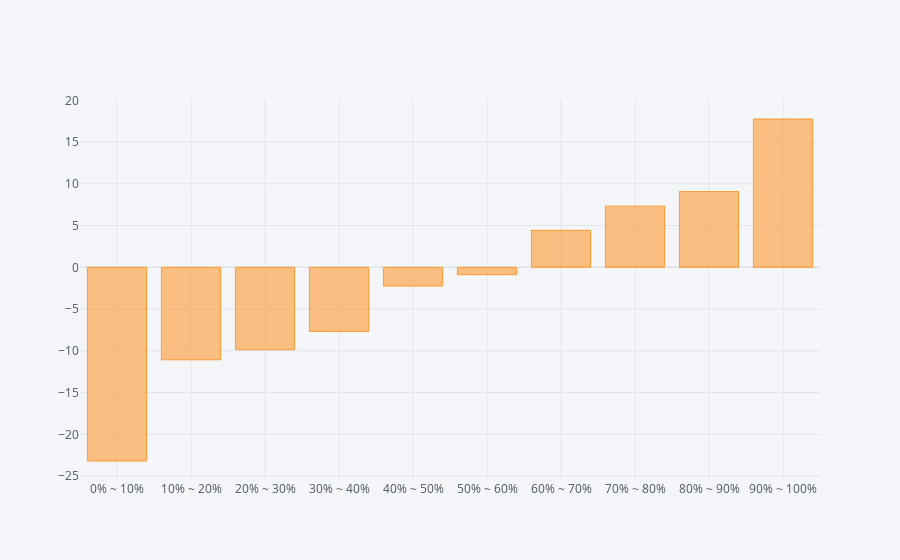

Notebook source saved alongside this figure:
### Code cell
def max_drawdown(prices):
    # 計算累計的最大值
    cumulative_max = prices.cummax()
    # 計算回撤 (Drawdown)
    drawdown = (prices - cumulative_max) / cumulative_max
    # 計算最大回撤 (MDD)
    mdd = drawdown.min()
    return mdd
def show_bt(bt_ret):
    display(pd.concat({"CAGR(%)":bt_ret.mean() * 252,
            'Sharpe' : bt_ret.mean() / bt_ret.std()*252**0.5,
            'Calmar':bt_ret.calmar(),
            'MDD(%)' : bt_ret.max_drawdown()*100,
            '單利MDD(%)' : max_drawdown(bt_ret.cumsum().add(1))*100,
            '樣本勝率(%)' : bt_ret.apply(lambda X:((X.dropna()>0).sum() / X.dropna().shape[0])*100),
            '周勝率(%)' : bt_ret.apply(lambda X:((X.dropna().add(1).resample('W').prod().sub(1)>0).sum() / X.dropna().add(1).resample('W').prod().sub(1).dropna().shape[0])*100),
            '月勝率(%)' : bt_ret.apply(lambda X:((X.dropna().add(1).resample('ME').prod().sub(1)>0).sum() / X.dropna().add(1).resample('ME').prod().sub(1).shape[0])*100),
            '年勝率(%)' : bt_ret.apply(lambda X:((X.dropna().add(1).resample('YE').prod().sub(1)>0).sum() / X.dropna().add(1).resample('YE').prod().sub(1).shape[0])*100),
            'avg_win/avg_loss' : bt_ret.apply(lambda X:(X[X > 0].mean() / abs(X[X < 0].mean()))),
            'profit_factor' : bt_ret.profit_factor(),
            },axis = 1).round(2))
def backtest_factor(factor:pd.DataFrame,exp_ret:pd.DataFrame,rank_range_n:int = 10,start_date:str = '2015-01-01'):
    factor_rank = factor.rank(axis = 1,pct = True,method = 'first')

    IC_Se = factor.corrwith(exp_ret,axis=1,method='spearman').sort_index().loc[start_date:]
    print(f'IC_mean:{round(IC_Se.mean(),4)}')
    print(f'IC_IR:{round(IC_Se.mean()/IC_Se.std(),4)}')

    bt = pd.concat({f'{int(((_/rank_range_n)*100))}% ~ {int((_+1)/rank_range_n*100)}%':exp_ret[(factor_rank>_/rank_range_n) & (factor_rank<=(_+1)/rank_range_n)].mean(axis = 1) - exp_ret.mean(axis=1) for _ in tqdm.tqdm(range(rank_range_n))}, axis = 1).dropna(how = 'all')
    bt = bt.loc[start_date:]
    if (bt.iloc[:,-1] - bt.iloc[:,0]).add(1).prod() > 1:
        bt['LS_ret'] = bt.iloc[:,-1] - bt.iloc[:,0]
    else:
        bt['LS_ret'] = bt.iloc[:,0] - bt.iloc[:,-1]
    show_bt(bt)

    (bt.drop(columns='LS_ret').loc[start_date:].cagr()*100).iplot(kind = 'bar')
backtest_factor(factor,CacheHandler['Adj_Close'].shift(-2) / CacheHandler['Adj_Close'].shift(-1) -1 ,rank_range_n = 10,start_date = '2020-01-01')

### Figure 1 — Plotly figure (JSON) as saved in the notebook; plotly's stock layout.template omitted (floating-point values rounded to 4 significant figures)
{"data": [{"marker": {"color": "rgba(255, 153, 51, 0.6)", "line": {"color": "rgba(255, 153, 51, 1.0)", "width": 1}}, "name": "None", "orientation": "v", "text": "", "type": "bar", "x": ["0% ~ 10%", "10% ~ 20%", "20% ~ 30%", "30% ~ 40%", "40% ~ 50%", "50% ~ 60%", "60% ~ 70%", "70% ~ 80%", "80% ~ 90%", "90% ~ 100%"], "y": [-23.2, -11.08, -9.865, -7.674, -2.247, -0.8857, 4.434, 7.325, 9.074, 17.76]}], "layout": {"legend": {"bgcolor": "#F5F6F9", "font": {"color": "#4D5663"}}, "paper_bgcolor": "#F5F6F9", "plot_bgcolor": "#F5F6F9", "title": {"font": {"color": "#4D5663"}}, "xaxis": {"gridcolor": "#E1E5ED", "showgrid": true, "tickfont": {"color": "#4D5663"}, "title": {"font": {"color": "#4D5663"}, "text": ""}, "zerolinecolor": "#E1E5ED"}, "yaxis": {"gridcolor": "#E1E5ED", "showgrid": true, "tickfont": {"color": "#4D5663"}, "title": {"font": {"color": "#4D5663"}, "text": ""}, "zerolinecolor": "#E1E5ED"}}}
